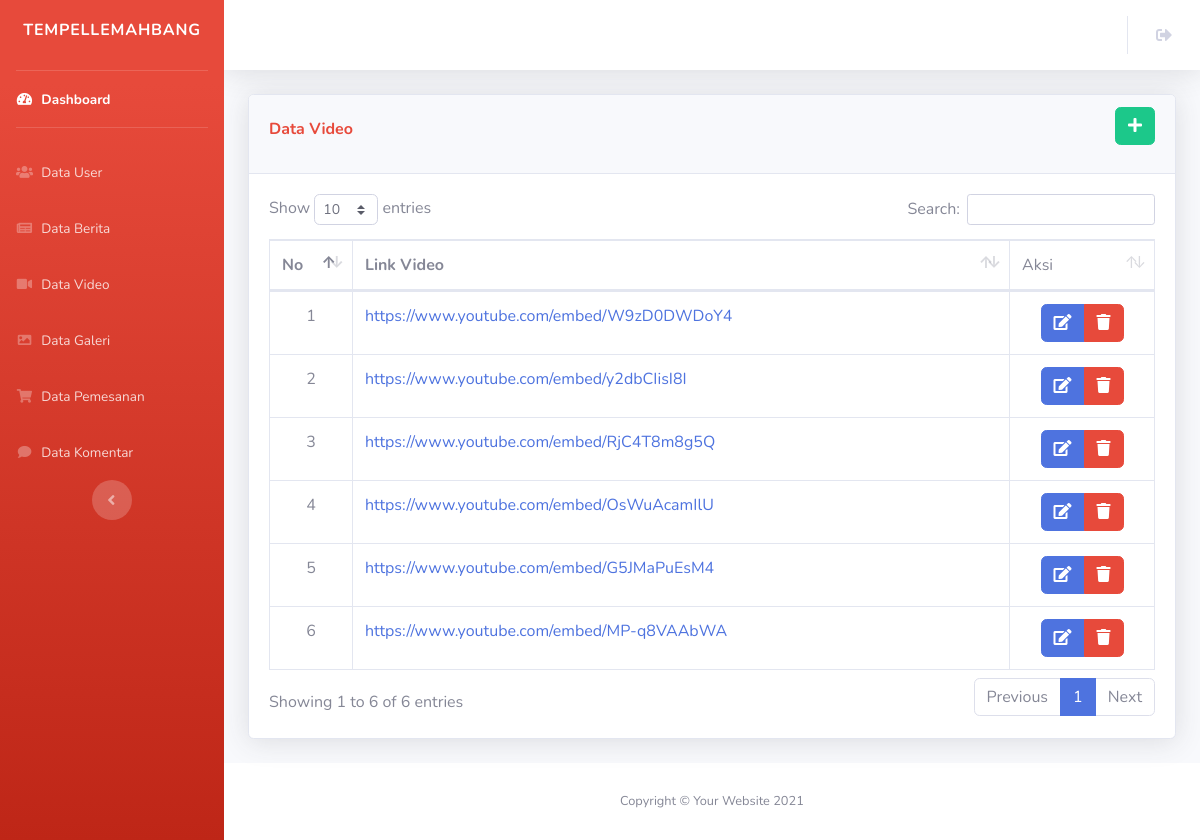
The app's page /admin/data_video.php (signed in) with its own data.
### tables this page shows
CREATE TABLE `tbl_vkegiatan` (
  `id_vkegiatan` int(11) NOT NULL,
  `link_video` text NOT NULL
);

### admin/data_video.php (the view, shortened to what this page needs)
<?php
include("../config.php");
if (empty($_SESSION['username'])){
    header('location:../login.php');
}
else
{
    ?>
    <?php include("include_admin/header.php"); ?>
    <div class="container-fluid">
        <div class="card shadow mb-4">
            <div class="card-header d-flex justify-content-between align-items-center">
                <h6 class="font-weight-bold text-danger">Data Video</h6>
                <a href="tambah_video.php" class="btn btn-success mb-3"><i class="fas fa-plus"></i></a>
            </div>
            <div class="card-body">
                <div class="table-responsive">
                    <table class="table table-bordered" id="dataTable" width="100%" cellspacing="0">
                        <thead>
                            <tr>
                                <th width="40px">No</th>
                                <th>Link Video</th>
                                <td>Aksi</td>
                            </tr>
                        </thead>
                        <tbody>
                            <?php
                            $no=1;
                            $sqlquery = "SELECT * FROM tbl_vkegiatan";
                            if ($result = mysqli_query($connect, $sqlquery)) {
                                while ($row = mysqli_fetch_assoc($result)) {
                                    ?>
                                    <tr>
                                        <td align="center"><?= $no++ ?></td>
                                        <td><a href="<?= $row['link_video'] ?>"><?= $row['link_video'] ?></a></td>
                                        <td width="120" align="center">
                                            <div class="btn-group">
                                                <a href="edit_video.php?id_vkegiatan=<?php echo $row["id_vkegiatan"];?>" class="btn btn-xs btn-primary" title='Edit'> <i class="fas fa-edit"></i> </a>
                                                <a onclick="return confirm('Anda yakin ingin menghapus data tersebut?');" href="video_aksi.php?act=delete&id_vkegiatan=<?php echo $row["id_vkegiatan"];?>" class="btn btn-xs btn-danger"> <i class="fas fa-trash" title='Hapus'></i> </a>
                                            </div>
                                        </td>
                                    </tr>
                                    <?php
                                }
                            }
                            ?>
                        </tbody>
                    </table>
                </div>
            </div>
        </div>
    </div>
    <?php include("include_admin/footer.php"); ?>
    <?php
}
?>

### records on screen
tbl_vkegiatan: link_video "https://www.youtube.com/embed/W9zD0DWDoY4"
tbl_vkegiatan: link_video "https://www.youtube.com/embed/y2dbCIisI8I"
tbl_vkegiatan: link_video "https://www.youtube.com/embed/RjC4T8m8g5Q"
tbl_vkegiatan: link_video "https://www.youtube.com/embed/OsWuAcamIlU"
tbl_vkegiatan: link_video "https://www.youtube.com/embed/G5JMaPuEsM4"
tbl_vkegiatan: link_video "https://www.youtube.com/embed/MP-q8VAAbWA"
